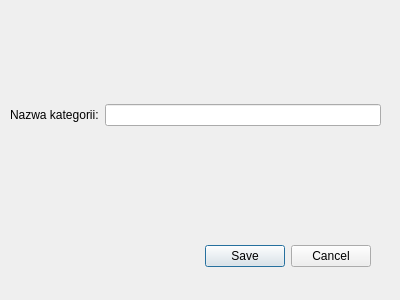
<?xml version="1.0" encoding="UTF-8"?>
<ui version="4.0">
 <class>AddCategory</class>
 <widget class="QDialog" name="AddCategory">
  <property name="geometry">
   <rect>
    <x>0</x>
    <y>0</y>
    <width>400</width>
    <height>300</height>
   </rect>
  </property>
  <property name="windowTitle">
   <string>Dialog</string>
  </property>
  <widget class="QDialogButtonBox" name="buttonBox">
   <property name="geometry">
    <rect>
     <x>30</x>
     <y>240</y>
     <width>341</width>
     <height>32</height>
    </rect>
   </property>
   <property name="orientation">
    <enum>Qt::Horizontal</enum>
   </property>
   <property name="standardButtons">
    <set>QDialogButtonBox::Cancel|QDialogButtonBox::Save</set>
   </property>
  </widget>
  <widget class="QWidget" name="verticalLayoutWidget">
   <property name="geometry">
    <rect>
     <x>10</x>
     <y>10</y>
     <width>371</width>
     <height>211</height>
    </rect>
   </property>
   <layout class="QVBoxLayout" name="verticalLayout">
    <item>
     <layout class="QHBoxLayout" name="horizontalLayout">
      <item>
       <widget class="QLabel" name="label">
        <property name="text">
         <string>Nazwa kategorii:</string>
        </property>
       </widget>
      </item>
      <item>
       <widget class="QLineEdit" name="lineEdit"/>
      </item>
     </layout>
    </item>
   </layout>
  </widget>
 </widget>
 <resources/>
 <connections>
  <connection>
   <sender>buttonBox</sender>
   <signal>accepted()</signal>
   <receiver>AddCategory</receiver>
   <slot>accept()</slot>
   <hints>
    <hint type="sourcelabel">
     <x>248</x>
     <y>254</y>
    </hint>
    <hint type="destinationlabel">
     <x>157</x>
     <y>274</y>
    </hint>
   </hints>
  </connection>
  <connection>
   <sender>buttonBox</sender>
   <signal>rejected()</signal>
   <receiver>AddCategory</receiver>
   <slot>reject()</slot>
   <hints>
    <hint type="sourcelabel">
     <x>316</x>
     <y>260</y>
    </hint>
    <hint type="destinationlabel">
     <x>286</x>
     <y>274</y>
    </hint>
   </hints>
  </connection>
 </connections>
</ui>
